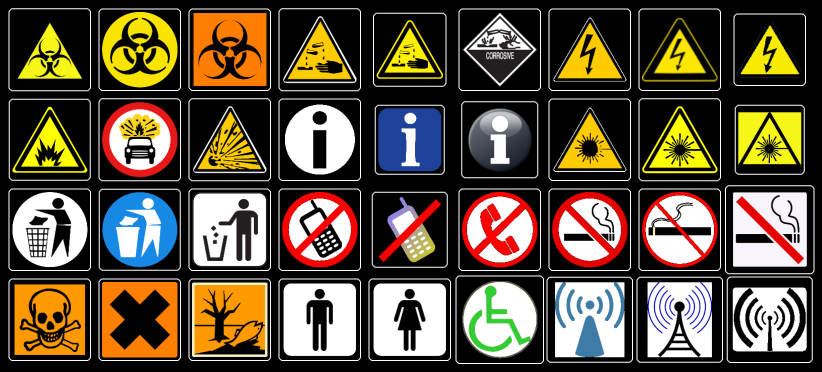
%> input picture TRABALHO_2/Imagens de Referência/frame/svpi2023_TP2_img_001_01.png, 1644 x 744 px (shown at 1/2 size); its folder holds only this picture in this run
$ octave frame_counter_hsv.m   (GNU Octave 9; MATLAB toolbox functions it lacks are replaced by stand-ins)
%> lines starting %> are read from the running program, lines starting %| are printed output that depends on the picture; in (x1, y1, x2, y2) boxes, pixels count from 0 and x2, y2 are one past the last pixel; in counts of white or black regions, pixels touching at a corner belong together; the program's own positions count from 1
clear all
close all
clc

nn = 97746;

dificuldade = 1; % 1-hardest; 2-mid; 3 - easier

 lista = dir("Imagens de Referência/frame/svpi2023_TP2_img_*"+dificuldade+"_*.png");
% lista = dir("Imagens de Referência/noframe/svpi2023_TP2_img_*"+dificuldade+"_*.png");
% lista = dir("Seq39x/imagens/svpi2023_TP2_img_*"+dificuldade+"_*.png");
% lista = dir("../svpi2023_TP2_img_*"+dificuldade+"_*.png");

num_files = size(lista,1);
matrix = zeros(num_files,18);
for i=1:num_files
    file = lista(i).name;
    num_seq = str2double(file(18:20));
    num_img = str2double(file(22:23));
    image = im2double(imread([lista(i).folder,'\',lista(i).name]));
    %imshow(image)

    obj_border = 0;
    obj_ok = 0;
    obj_frame = 0;
    bio = 0;
    cor = 0;
    elec = 0;
    explo = 0;
    info = 0;
    laser = 0;
    lit = 0;
    phone = 0;
    smoking = 0;
    tox = 0;
    wc = 0;
    wifi = 0;

    Z_hsv = rgb2hsv(image);
%> Z_hsv: size 744x1644x3 double; mean H, S, V 0.065, 0.195, 0.391
    Z = Z_hsv(:,:,3);
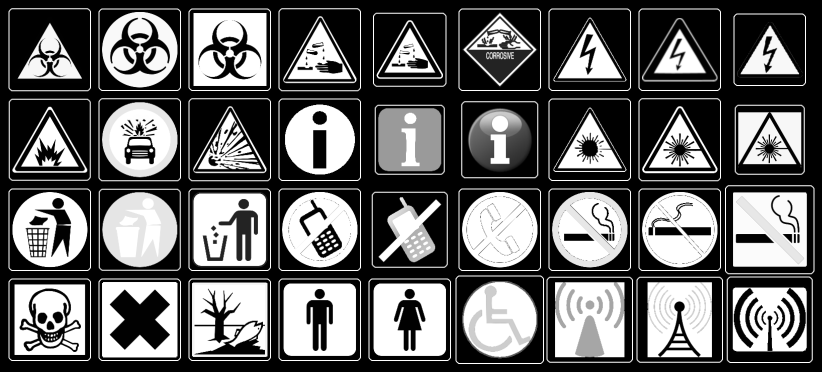
%> Z: size 744x1644 double (shown at 1/2 size); min 0, max 1, mean 0.391
    Z = imadjust(Z);
    Z = autobin(Z);
%> in autobin, `mask = graythresh(A);`: mask = 0.475
%> in autobin, `Z = imbinarize(A,mask);`:
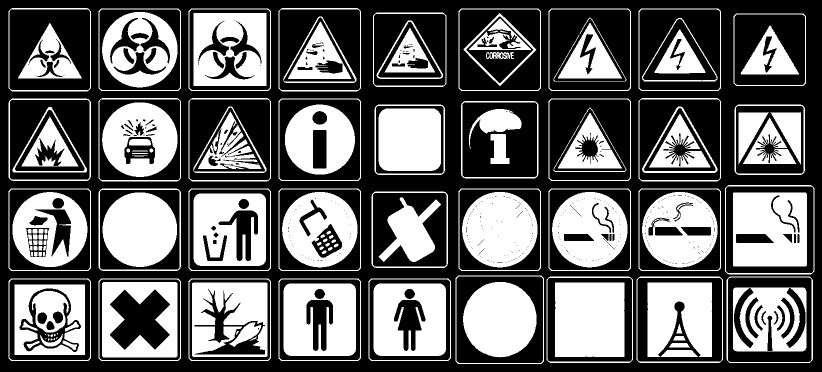
%> Z: size 744x1644 logical (shown at 1/2 size); 40.5% white; 151 white regions (14 under 20 px), largest, box (x1, y1, x2, y2) and area: (1110, 565, 1249, 714) 20693, (1466, 385, 1614, 533) 19770, (924, 384, 1075, 535) 17729
    %Z = imbinarize(Z);
    figure
    imshow(Z)
% [7 lines of commented-out code are left out]

    num_items = 21;
    mask = bwareaopen(Z, 100);
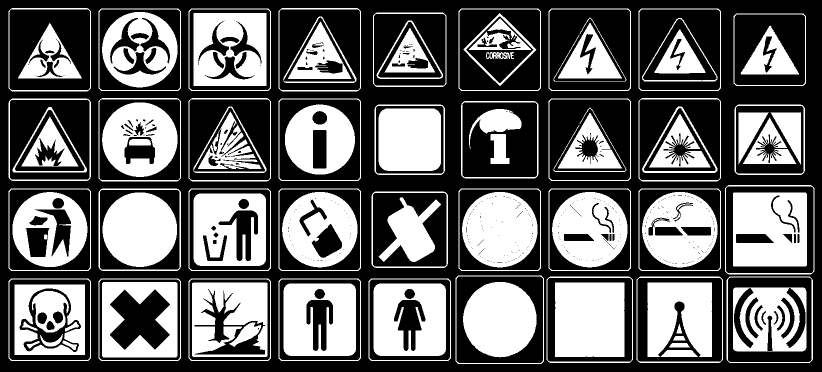
%> mask: size 744x1644 logical (shown at 1/2 size); 40.3% white; 97 white regions
    [L,num] = bwlabel(mask);
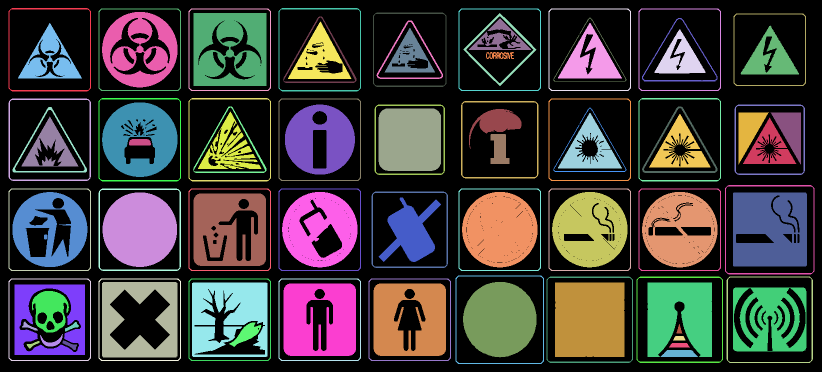
%> L: size 744x1644 double (shown at 1/2 size); 98 distinct labels, from 0 to 97; one colour per label, 0 black
%> num = 97
    features = regionprops(logical(L),'Circularity','Centroid','Solidity','Area','BoundingBox','Eccentricity');
%> features = 97 regions; largest, box (x1, y1, x2, y2), Area, Centroid, Eccentricity, Circularity and Solidity: (1110, 565, 1249, 714) 20693 [1180 640] 0.361 0.811 0.999, (1466, 385, 1614, 533) 19770 [1540.9 459] 0.269 0.751 0.903, (924, 384, 1075, 535) 17729 [1000.3 459.8] 0.0454 0.988 0.982
%> the run ends on the next line
    smallest_solidity = mink([features.Solidity]',num_items);
% [33 lines not run here, left out]
function Z = autobin(A)
  mask = graythresh(A);
  Z = imbinarize(A,mask);
  if mask < mean(Z(:))
      Z = 1-Z;
  end
end
